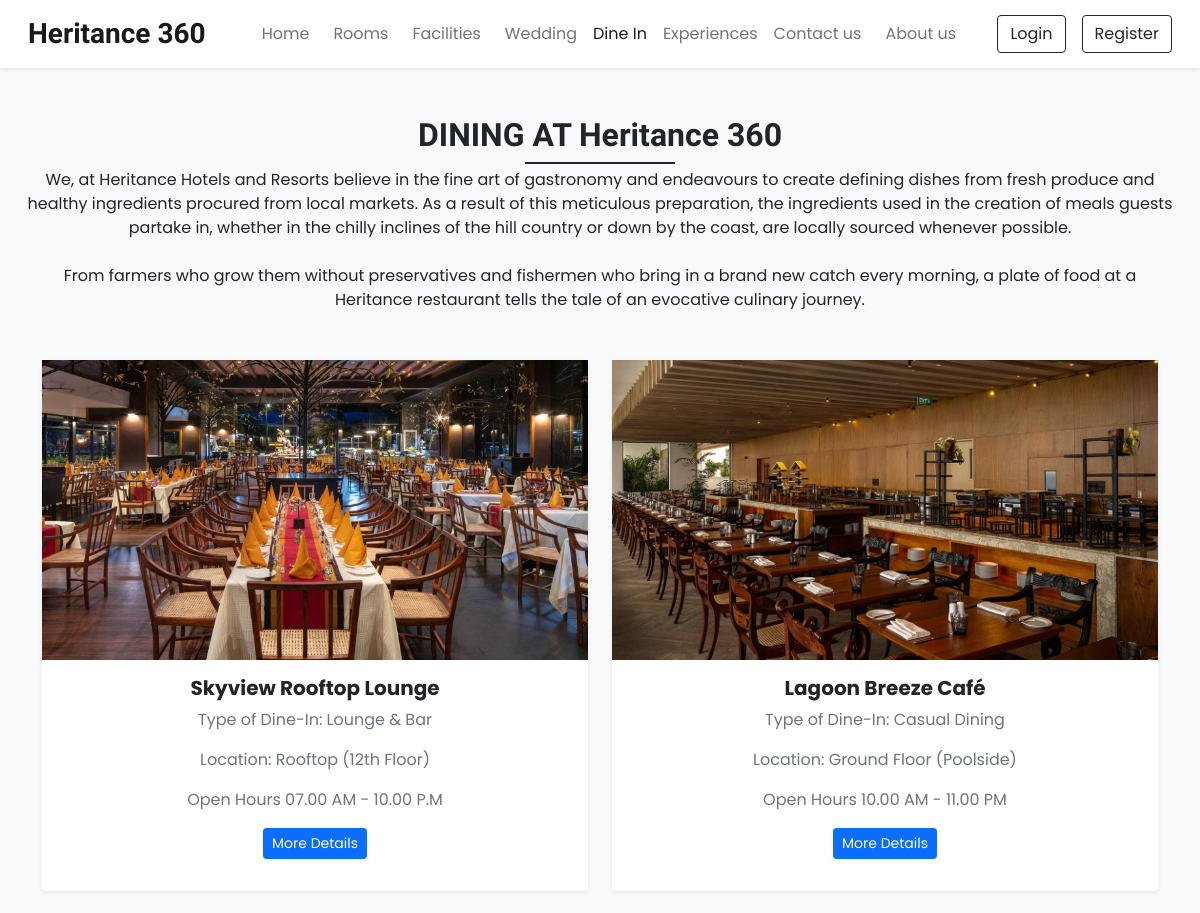
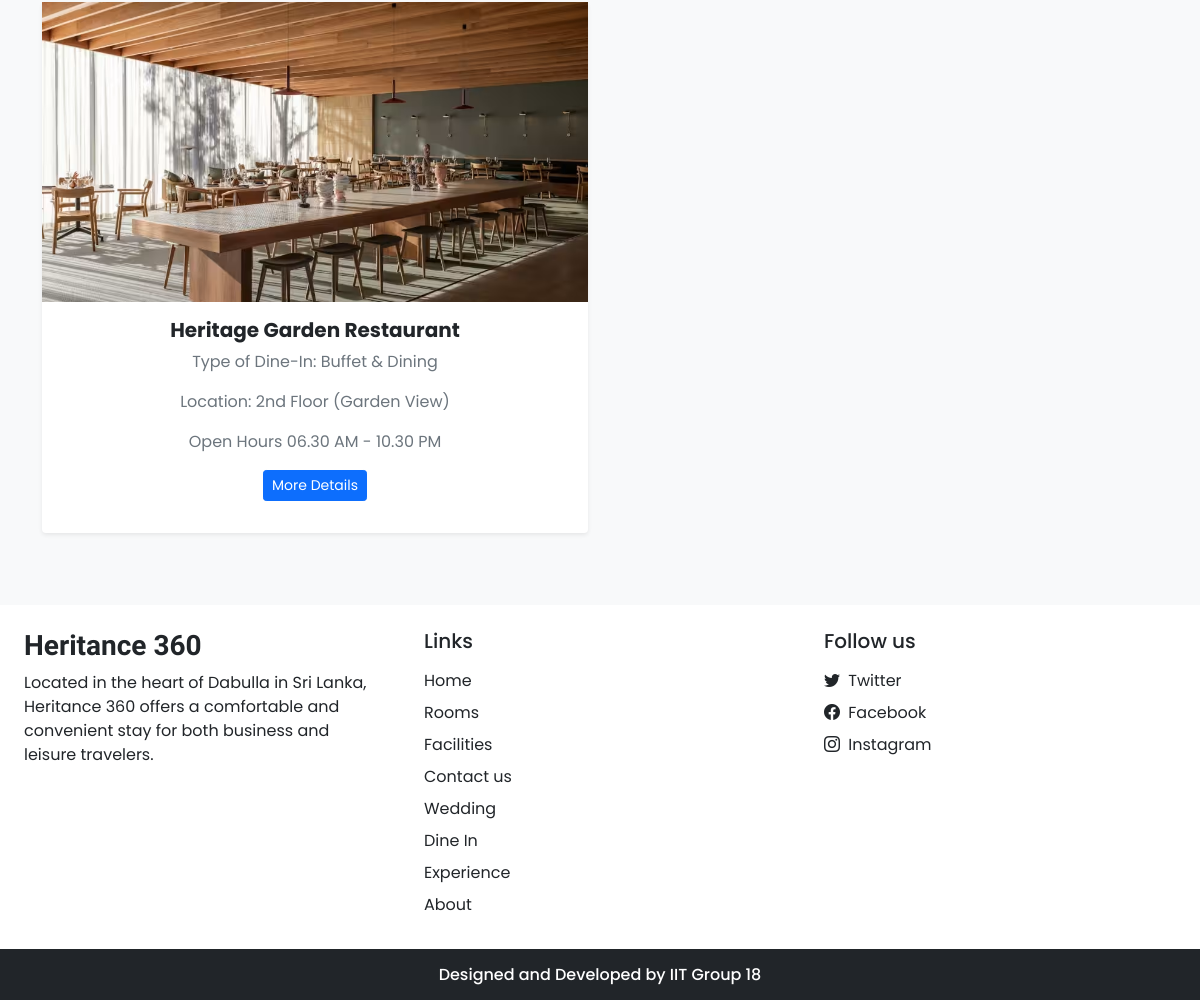
Screenshot of /dine_in.php with the database file from the repository (2 pictures, top to bottom).
### tables this page shows
CREATE TABLE `settings` (
  `sr_no` int NOT NULL,
  `site_title` varchar(50) NOT NULL,
  `site_about` varchar(250) NOT NULL,
  `shutdown` tinyint(1) NOT NULL
);

CREATE TABLE `dine_in_options` (
  `id` int NOT NULL,
  `name` varchar(255) NOT NULL,
  `description` text NOT NULL,
  `open_hours` varchar(100) NOT NULL,
  `image` varchar(255) NOT NULL,
  `status` tinyint(1) DEFAULT '1',
  `location` varchar(255) DEFAULT NULL,
  `type_of_dine_in` varchar(255) DEFAULT NULL,
  `created_at` timestamp NOT NULL DEFAULT CURRENT_TIMESTAMP,
  `updated_at` timestamp NOT NULL DEFAULT CURRENT_TIMESTAMP ON UPDATE CURRENT_TIMESTAMP
);

### admin/inc/db_config.php (called while the page is built, shortened)
<?php
  function select($sql,$values,$datatypes)
  {
    $con = $GLOBALS['con'];
    if($stmt = mysqli_prepare($con,$sql))
    {
      if (!empty($values) && !empty($datatypes)) {
      mysqli_stmt_bind_param($stmt, $datatypes, ...$values);
    }
      if(mysqli_stmt_execute($stmt)){
        $res = mysqli_stmt_get_result($stmt);
        return $res;
      }
      else{
        mysqli_stmt_close($stmt);
        die("Query cannot be executed - Select");
      }
    }
    else{
      die("Query cannot be prepared - Select");
    }
  }
?>

### dine_in.php (the view, shortened to what this page needs)
<?php
require_once('admin/inc/db_config.php');
$dine_in_options = [];
try {
    $dine_in_options_query = "SELECT * FROM dine_in_options WHERE status = 1 ORDER BY created_at DESC";
    $dine_in_options_result = select($dine_in_options_query, [], '');
    if ($dine_in_options_result) {
        while ($row = mysqli_fetch_assoc($dine_in_options_result)) {
            $dine_in_options[] = $row;
        }
    }
} catch (Exception $e) {
    $dine_in_options = [];
}
?>
<!DOCTYPE html>
<html lang="en">
<head>
    <?php require('inc/links.php'); ?>
</head>
<body class="bg-light">
    <?php require('inc/header.php'); ?>
    <div class="my-5 px-4">
        <h2 class="fw-bold h-font text-center">DINING AT <?php echo $settings_r['site_title']; ?></h2>
        <div class="h-line bg-dark"></div>
        <p class="text-center mt-1">
            We, at Heritance Hotels and Resorts believe in the fine art of gastronomy and endeavours to create defining dishes from fresh produce and healthy ingredients procured from local markets. As a result of this meticulous preparation, the ingredients used in the creation of meals guests partake in, whether in the chilly inclines of the hill country or down by the coast, are locally sourced whenever possible.
            <br><br>
            From farmers who grow them without preservatives and fishermen who bring in a brand new catch every morning, a plate of food at a Heritance restaurant tells the tale of an evocative culinary journey.
        </p>
    </div>
    <div class="container">
        <div class="row">
            <?php if (empty($dine_in_options)): ?>
                <div class="col-12">
                    <div class="alert alert-info text-center">
                        <h4>No wedding halls available at the moment.</h4>
                        <p>Please check back later or contact us for more information.</p>
                    </div>
                </div>
            <?php else: ?>
                <?php foreach ($dine_in_options as $option): ?>
                    <div class="col-lg-6 col-md-12 mb-4">
                        <div class="card border-0 shadow-sm h-100">
                            <div class="card-body p-0" style="text-align: center;">
                                <div>
                                    <img src="./images/dine_in/<?php echo $option['image']; ?>"
                                        class="d-block w-100" style="height: 300px; object-fit: cover;"
                                        alt="Default Wedding Hall Image">
                                </div>
                                <div class="card-body">
                                    <h5 class="card-title fw-bold"><?php echo htmlspecialchars($option['name']); ?></h5>
                                    <p class="card-text text-muted">
                                        Type of Dine-In: <?php echo htmlspecialchars($option['type_of_dine_in']); ?>
                                    </p>
                                    <p class="card-text text-muted">
                                        Location: <?php echo htmlspecialchars($option['location']); ?>
                                    </p>
                                    <p class="card-text text-muted">
                                        Open Hours <?php echo htmlspecialchars($option['open_hours']); ?>
                                    </p>
                                    <div class="d-flex gap-2 mb-3 justify-content-center">
                                        <a href="dine_in_details.php?id=<?php echo $option['id']; ?>"
                                            class="btn btn-primary btn-sm">
                                            More Details
                                        </a>
                                    </div>
                                </div>
                            </div>
                        </div>
                    </div>
                <?php endforeach; ?>
            <?php endif; ?>
        </div>
    </div>
    <?php require('inc/footer.php'); ?>
</body>
</html>

### inc/links.php (shortened to what this page needs)
<link href="https://cdn.jsdelivr.net/npm/bootstrap@5.0.2/dist/css/bootstrap.min.css" rel="stylesheet">
<link rel="stylesheet" href="https://cdn.jsdelivr.net/npm/bootstrap-icons@1.9.1/font/bootstrap-icons.css">
<link rel="stylesheet" href="css/common.css">
<?php
  require_once('admin/inc/db_config.php');
  $contact_q = "SELECT * FROM `contact_details` WHERE `sr_no`=?";
  $settings_q = "SELECT * FROM `settings` WHERE `sr_no`=?";
  $values = [1];
  $contact_r = mysqli_fetch_assoc(select($contact_q,$values,'i'));
  $settings_r = mysqli_fetch_assoc(select($settings_q,$values,'i'));
?>

### inc/header.php (shortened to what this page needs)
<nav id="nav-bar" class="navbar navbar-expand-lg navbar-light bg-white px-lg-3 py-lg-2 shadow-sm sticky-top">
  <div class="container-fluid">
    <a class="navbar-brand me-5 fw-bold fs-3 h-font" href="index.php"><?php echo $settings_r['site_title'] ?></a>
    <div class="collapse navbar-collapse" id="navbarSupportedContent">
      <ul class="navbar-nav me-auto mb-2 mb-lg-0">
        <li class="nav-item">
          <a class="nav-link me-2" href="index.php">Home</a>
        </li>
        <li class="nav-item">
          <a class="nav-link me-2" href="rooms.php">Rooms</a>
        </li>
        <li class="nav-item">
          <a class="nav-link me-2" href="facilities.php">Facilities</a>
        </li>
        <li class="nav-item">
          <a class="nav-link" href="wedding_halls.php">Wedding</a>
        </li>
        <li class="nav-item">
          <a class="nav-link" href="dine_in.php">Dine In</a>
        </li>
        <li class="nav-item">
          <a class="nav-link" href="experience.php">Experiences</a>
        </li>
        <li class="nav-item">
          <a class="nav-link me-2" href="contact.php">Contact us</a>
        </li>
        <li class="nav-item">
          <a class="nav-link" href="about.php">About us</a>
        </li>
      </ul>
      <div class="d-flex">
        <?php
          if(isset($_SESSION['login']) && $_SESSION['login']==true)
          {
            $path = USERS_IMG_PATH;
            echo<<<data
              <div class="btn-group">
                <button type="button" class="btn btn-outline-dark shadow-none dropdown-toggle" data-bs-toggle="dropdown" data-bs-display="static" aria-expanded="false">
                  <img src="$path$_SESSION[uPic]" style="width: 25px; height: 25px;" class="me-1 rounded-circle">
                  $_SESSION[uName]
                </button>
                <ul class="dropdown-menu dropdown-menu-lg-end">
                  <li><a class="dropdown-item" href="profile.php">Profile</a></li>
                  <li><a class="dropdown-item" href="bookings.php">Bookings</a></li>
                  <li><a class="dropdown-item" href="logout.php">Logout</a></li>
                </ul>
              </div>
            data;
          }
          else
          {
            echo<<<data
              <button type="button" class="btn btn-outline-dark shadow-none me-lg-3 me-2" data-bs-toggle="modal" data-bs-target="#loginModal">
                Login
              </button>
              <button type="button" class="btn btn-outline-dark shadow-none" data-bs-toggle="modal" data-bs-target="#registerModal">
                Register
              </button>
            data;
          }
        ?>
      </div>
    </div>
  </div>
</nav>

### inc/footer.php (shortened to what this page needs)
<div class="container-fluid bg-white mt-5">
    <div class="row">
        <div class="col-lg-4 p-4">
            <h3 class="h-font fw-bold fs-3 mb-2"><?php echo $settings_r['site_title'] ?></h3>
            <p>
                <?php echo $settings_r['site_about'] ?>
            </p>
        </div>
        <div class="col-lg-4 p-4">
            <h5 class="mb-3">Links</h5>
            <a href="index.php" class="d-inline-block mb-2 text-dark text-decoration-none">Home</a> <br>
            <a href="rooms.php" class="d-inline-block mb-2 text-dark text-decoration-none">Rooms</a> <br>
            <a href="facilities.php" class="d-inline-block mb-2 text-dark text-decoration-none">Facilities</a> <br>
            <a href="contact.php" class="d-inline-block mb-2 text-dark text-decoration-none">Contact us</a> <br>
            <a href="wedding_halls.php" class="d-inline-block mb-2 text-dark text-decoration-none">Wedding</a><br>
            <a href="dine_in.php" class="d-inline-block mb-2 text-dark text-decoration-none">Dine In</a><br>
            <a href="experience.php" class="d-inline-block mb-2 text-dark text-decoration-none">Experience</a><br>
            <a href="about.php" class="d-inline-block mb-2 text-dark text-decoration-none">About</a><br>
        </div>
        <div class="col-lg-4 p-4">
            <h5 class="mb-3">Follow us</h5>
            <?php
            if ($contact_r['tw'] != '') {
                echo <<<data
              <a href="$contact_r[tw]" class="d-inline-block text-dark text-decoration-none mb-2">
                <i class="bi bi-twitter me-1"></i> Twitter
              </a><br>
            data;
            }
            ?>
            <a href="<?php echo $contact_r['fb'] ?>" class="d-inline-block text-dark text-decoration-none mb-2">
                <i class="bi bi-facebook me-1"></i> Facebook
            </a><br>
            <a href="<?php echo $contact_r['insta'] ?>" class="d-inline-block text-dark text-decoration-none">
                <i class="bi bi-instagram me-1"></i> Instagram
            </a><br>
        </div>
    </div>
</div>
<h6 class="text-center bg-dark text-white p-3 m-0">Designed and Developed by IIT Group 18</h6>

### css/common.css (style rules this page uses)
:root { --teal: #2ec1ac; --teal_hover: #279e8c; }
* { font-family: 'Poppins', sans-serif; }
.h-font { font-family: 'Merienda', cursive; }
.h-line { width: 150px; margin: 0 auto; height: 1.7px; }

### rows the page displays
settings: site_title "Heritance 360", site_about "Located in the heart of Dabulla in Sri Lanka, Heritance 360 offers a comfortable and convenient stay for both business and leisure travelers."
dine_in_options: image (picture), name "Skyview Rooftop Lounge", type_of_dine_in "Lounge & Bar", location "Rooftop (12th Floor)", open_hours "07.00 AM - 10.00 P.M"
dine_in_options: image (picture), name "Lagoon Breeze Café", type_of_dine_in "Casual Dining", location "Ground Floor (Poolside)", open_hours "10.00 AM - 11.00 PM"
dine_in_options: image (picture), name "Heritage Garden Restaurant", type_of_dine_in "Buffet & Dining", location "2nd Floor (Garden View)", open_hours "06.30 AM - 10.30 PM"
